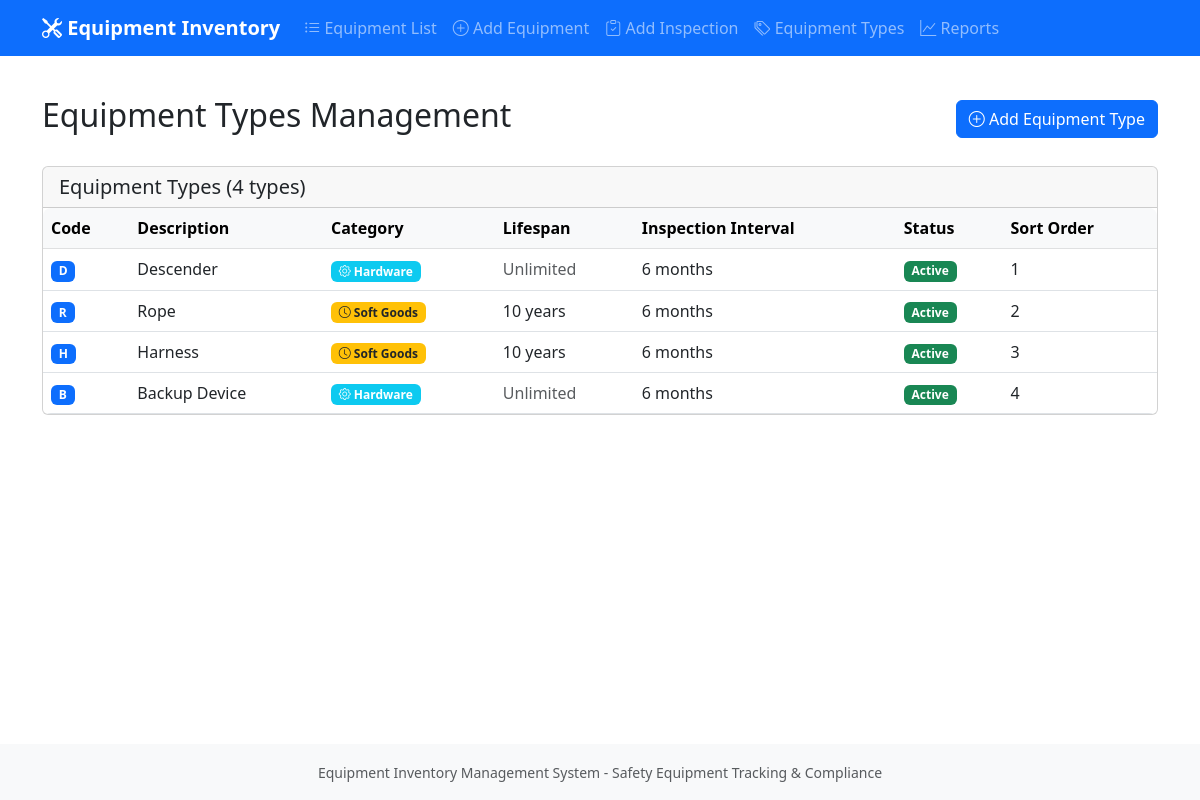
The app's page /equipment-types with its own data.
### tables this page shows
CREATE TABLE Equipment_Types (
                type_code VARCHAR(2) PRIMARY KEY,
                description VARCHAR(100) NOT NULL,
                is_soft_goods BOOLEAN NOT NULL DEFAULT 0,
                lifespan_years INTEGER,
                inspection_interval_months INTEGER DEFAULT 6,
                is_active BOOLEAN DEFAULT 1,
                sort_order INTEGER DEFAULT 0
            );

### app.py (the view)
@app.route('/equipment-types')
def equipment_types():
    try:
        types = db_manager.get_equipment_types(active_only=False)
        return render_template('equipment_types.html', equipment_types=types)
    except Exception as e:
        flash(f'Error loading equipment types: {str(e)}', 'error')
        return render_template('equipment_types.html', equipment_types=[])

### database.py (called while the page is built)
    def connect(self):
        connection = sqlite3.connect(self.db_path, check_same_thread=False)
        connection.row_factory = sqlite3.Row  # Enable column access by name
        return connection

    def get_equipment_types(self, active_only: bool = True) -> List[Dict]:
        conn = self.connect()
        try:
            cursor = conn.cursor()
            query = "SELECT * FROM Equipment_Types"
            if active_only:
                query += " WHERE is_active = 1"
            query += " ORDER BY sort_order, type_code"
            cursor.execute(query)
            return [dict(row) for row in cursor.fetchall()]
        finally:
            conn.close()

### templates/equipment_types.html (shortened to what this page needs)
{% extends "base.html" %}
{% block content %}
<div class="d-flex justify-content-between align-items-center mb-4">
    <h1 class="h2">Equipment Types Management</h1>
    <button type="button" class="btn btn-primary" data-bs-toggle="modal" data-bs-target="#addTypeModal">
        <i class="bi bi-plus-circle"></i> Add Equipment Type
    </button>
</div>
<div class="card">
    <div class="card-header">
        <h5 class="card-title mb-0">Equipment Types ({{ equipment_types|length }} types)</h5>
    </div>
    <div class="card-body p-0">
        {% if equipment_types %}
            <div class="table-responsive">
                <table class="table table-hover mb-0">
                    <thead class="table-light">
                        <tr>
                            <th>Code</th>
                            <th>Description</th>
                            <th>Category</th>
                            <th>Lifespan</th>
                            <th>Inspection Interval</th>
                            <th>Status</th>
                            <th>Sort Order</th>
                        </tr>
                    </thead>
                    <tbody>
                        {% for eq_type in equipment_types %}
                            <tr class="{{ 'table-secondary' if not eq_type.is_active }}">
                                <td>
                                    <span class="badge bg-primary">{{ eq_type.type_code }}</span>
                                </td>
                                <td>{{ eq_type.description }}</td>
                                <td>
                                    {% if eq_type.is_soft_goods %}
                                        <span class="badge bg-warning text-dark">
                                            <i class="bi bi-clock"></i> Soft Goods
                                        </span>
                                    {% else %}
                                        <span class="badge bg-info">
                                            <i class="bi bi-gear"></i> Hardware
                                        </span>
                                    {% endif %}
                                </td>
                                <td>
                                    {% if eq_type.lifespan_years %}
                                        {{ eq_type.lifespan_years }} years
                                    {% else %}
                                        <span class="text-muted">Unlimited</span>
                                    {% endif %}
                                </td>
                                <td>{{ eq_type.inspection_interval_months }} months</td>
                                <td>
                                    {% if eq_type.is_active %}
                                        <span class="badge bg-success">Active</span>
                                    {% else %}
                                        <span class="badge bg-secondary">Inactive</span>
                                    {% endif %}
                                </td>
                                <td>{{ eq_type.sort_order }}</td>
                            </tr>
                        {% endfor %}
                    </tbody>
                </table>
            </div>
        {% endif %}
    </div>
</div>
{% endblock %}

### templates/base.html (style rules this page uses)
.table-responsive { border-radius: 0.5rem; }

### records on screen
Equipment_Types: type_code "D", description "Descender", is_soft_goods False (drawn), shows "Unlimited", inspection_interval_months "6", is_active "Active", sort_order "1"
Equipment_Types: type_code "R", description "Rope", is_soft_goods True (drawn), lifespan_years "10", inspection_interval_months "6", is_active "Active", sort_order "2"
Equipment_Types: type_code "H", description "Harness", is_soft_goods True (drawn), lifespan_years "10", inspection_interval_months "6", is_active "Active", sort_order "3"
Equipment_Types: type_code "B", description "Backup Device", is_soft_goods False (drawn), shows "Unlimited", inspection_interval_months "6", is_active "Active", sort_order "4"

### other values on screen
{{ equipment_types|length }} "4"
